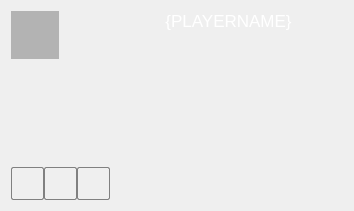
<?xml version="1.0" encoding="UTF-8"?>
<ui version="4.0">
 <class>LocalPlayerWidget</class>
 <widget class="QWidget" name="LocalPlayerWidget">
  <property name="geometry">
   <rect>
    <x>0</x>
    <y>0</y>
    <width>354</width>
    <height>211</height>
   </rect>
  </property>
  <property name="sizePolicy">
   <sizepolicy hsizetype="Preferred" vsizetype="Preferred">
    <horstretch>0</horstretch>
    <verstretch>0</verstretch>
   </sizepolicy>
  </property>
  <property name="minimumSize">
   <size>
    <width>0</width>
    <height>0</height>
   </size>
  </property>
  <property name="baseSize">
   <size>
    <width>0</width>
    <height>0</height>
   </size>
  </property>
  <property name="windowTitle">
   <string>Form</string>
  </property>
  <property name="styleSheet">
   <string notr="true">QToolButton {
	width: 28px;
	height: 28px;
	border: 1px solid gray;
	border-radius: 2px;
    background-color: qlineargradient(x1: 0, y1: 0, x2: 0, y2: 1,
                                       stop: 0 #f6f7fa, stop: 1 #dadbde);

}
QToolButton:pressed {
	background-color: qlineargradient(x1: 0, y1: 0, x2: 0, y2: 1,
                                       stop: 0 #dadbde, stop: 1 #f6f7fa);
 }

QToolButton:checked {
	background-color: qlineargradient(x1: 0, y1: 0, x2: 0, y2: 1,
                                       stop: 0 #da5b5e, stop: 1 #f6676a);
}

QToolButton:default {
     border-color: navy; 
}</string>
  </property>
  <layout class="QHBoxLayout" name="horizontalLayout_3">
   <property name="spacing">
    <number>4</number>
   </property>
   <item>
    <layout class="QGridLayout" name="gridLayout">
     <property name="horizontalSpacing">
      <number>4</number>
     </property>
     <property name="verticalSpacing">
      <number>0</number>
     </property>
     <item row="0" column="0">
      <layout class="QVBoxLayout" name="verticalLayout_3">
       <property name="spacing">
        <number>2</number>
       </property>
       <item>
        <widget class="QLabel" name="mp_labelAvatar">
         <property name="sizePolicy">
          <sizepolicy hsizetype="Fixed" vsizetype="Fixed">
           <horstretch>0</horstretch>
           <verstretch>0</verstretch>
          </sizepolicy>
         </property>
         <property name="minimumSize">
          <size>
           <width>48</width>
           <height>48</height>
          </size>
         </property>
         <property name="maximumSize">
          <size>
           <width>48</width>
           <height>48</height>
          </size>
         </property>
         <property name="styleSheet">
          <string notr="true">background-color: rgba(0, 0, 0, 64);
color: white;
font: oblique 7pt &quot;DejaVu Sans&quot;;</string>
         </property>
         <property name="text">
          <string/>
         </property>
         <property name="textFormat">
          <enum>Qt::RichText</enum>
         </property>
         <property name="alignment">
          <set>Qt::AlignCenter</set>
         </property>
        </widget>
       </item>
       <item>
        <widget class="client::CardWidget" name="mp_roleCardWidget" native="true"/>
       </item>
       <item>
        <spacer name="verticalSpacer_2">
         <property name="orientation">
          <enum>Qt::Vertical</enum>
         </property>
         <property name="sizeHint" stdset="0">
          <size>
           <width>20</width>
           <height>0</height>
          </size>
         </property>
        </spacer>
       </item>
      </layout>
     </item>
     <item row="0" column="1">
      <layout class="QVBoxLayout" name="verticalLayout_2">
       <item>
        <widget class="client::CharacterWidget" name="mp_characterWidget" native="true"/>
       </item>
       <item>
        <spacer name="verticalSpacer_3">
         <property name="orientation">
          <enum>Qt::Vertical</enum>
         </property>
         <property name="sizeHint" stdset="0">
          <size>
           <width>20</width>
           <height>0</height>
          </size>
         </property>
        </spacer>
       </item>
      </layout>
     </item>
     <item row="1" column="0" colspan="2">
      <layout class="QHBoxLayout" name="horizontalLayout_2">
       <item>
        <widget class="QToolButton" name="mp_buttonEndTurn">
         <property name="toolTip">
          <string>End of your turn</string>
         </property>
         <property name="styleSheet">
          <string/>
         </property>
         <property name="icon">
          <iconset resource="resources/client.qrc">
           <normaloff>:/icons/turn.png</normaloff>:/icons/turn.png</iconset>
         </property>
         <property name="iconSize">
          <size>
           <width>28</width>
           <height>28</height>
          </size>
         </property>
        </widget>
       </item>
       <item>
        <widget class="QToolButton" name="mp_buttonPass">
         <property name="toolTip">
          <string>Do not react - you will lose a life point,</string>
         </property>
         <property name="icon">
          <iconset resource="resources/client.qrc">
           <normaloff>:/icons/pass.png</normaloff>:/icons/pass.png</iconset>
         </property>
         <property name="iconSize">
          <size>
           <width>28</width>
           <height>28</height>
          </size>
         </property>
        </widget>
       </item>
       <item>
        <widget class="QToolButton" name="mp_buttonDiscard">
         <property name="toolTip">
          <string>Discard cards before end of your turn.</string>
         </property>
         <property name="icon">
          <iconset resource="resources/client.qrc">
           <normaloff>:/icons/discard.png</normaloff>:/icons/discard.png</iconset>
         </property>
         <property name="iconSize">
          <size>
           <width>28</width>
           <height>28</height>
          </size>
         </property>
         <property name="checkable">
          <bool>true</bool>
         </property>
        </widget>
       </item>
      </layout>
     </item>
    </layout>
   </item>
   <item>
    <layout class="QVBoxLayout" name="verticalLayout">
     <item>
      <layout class="QHBoxLayout" name="horizontalLayout">
       <property name="spacing">
        <number>0</number>
       </property>
       <item>
        <widget class="QLabel" name="mp_labelPlayerName">
         <property name="sizePolicy">
          <sizepolicy hsizetype="Expanding" vsizetype="Fixed">
           <horstretch>0</horstretch>
           <verstretch>0</verstretch>
          </sizepolicy>
         </property>
         <property name="font">
          <font>
           <pointsize>13</pointsize>
          </font>
         </property>
         <property name="styleSheet">
          <string notr="true">color: white;</string>
         </property>
         <property name="frameShape">
          <enum>QFrame::NoFrame</enum>
         </property>
         <property name="text">
          <string>{PLAYERNAME}</string>
         </property>
         <property name="scaledContents">
          <bool>false</bool>
         </property>
         <property name="alignment">
          <set>Qt::AlignHCenter|Qt::AlignTop</set>
         </property>
        </widget>
       </item>
      </layout>
     </item>
     <item>
      <spacer name="verticalSpacer">
       <property name="orientation">
        <enum>Qt::Vertical</enum>
       </property>
       <property name="sizeHint" stdset="0">
        <size>
         <width>20</width>
         <height>0</height>
        </size>
       </property>
      </spacer>
     </item>
     <item>
      <widget class="client::CardListWidget" name="mp_table" native="true">
       <property name="sizePolicy">
        <sizepolicy hsizetype="Expanding" vsizetype="Fixed">
         <horstretch>0</horstretch>
         <verstretch>0</verstretch>
        </sizepolicy>
       </property>
       <property name="minimumSize">
        <size>
         <width>0</width>
         <height>75</height>
        </size>
       </property>
      </widget>
     </item>
     <item>
      <widget class="client::CardListWidget" name="mp_hand" native="true">
       <property name="sizePolicy">
        <sizepolicy hsizetype="Expanding" vsizetype="Fixed">
         <horstretch>0</horstretch>
         <verstretch>0</verstretch>
        </sizepolicy>
       </property>
       <property name="minimumSize">
        <size>
         <width>0</width>
         <height>75</height>
        </size>
       </property>
      </widget>
     </item>
    </layout>
   </item>
  </layout>
 </widget>
 <customwidgets>
  <customwidget>
   <class>client::CharacterWidget</class>
   <extends>QWidget</extends>
   <header>characterwidget.h</header>
   <container>1</container>
  </customwidget>
  <customwidget>
   <class>client::CardListWidget</class>
   <extends>QWidget</extends>
   <header>cardlistwidget.h</header>
   <container>1</container>
  </customwidget>
  <customwidget>
   <class>client::CardWidget</class>
   <extends>QWidget</extends>
   <header>cardwidget.h</header>
   <container>1</container>
  </customwidget>
 </customwidgets>
 <resources>
  <include location="resources/client.qrc"/>
 </resources>
 <connections/>
</ui>
